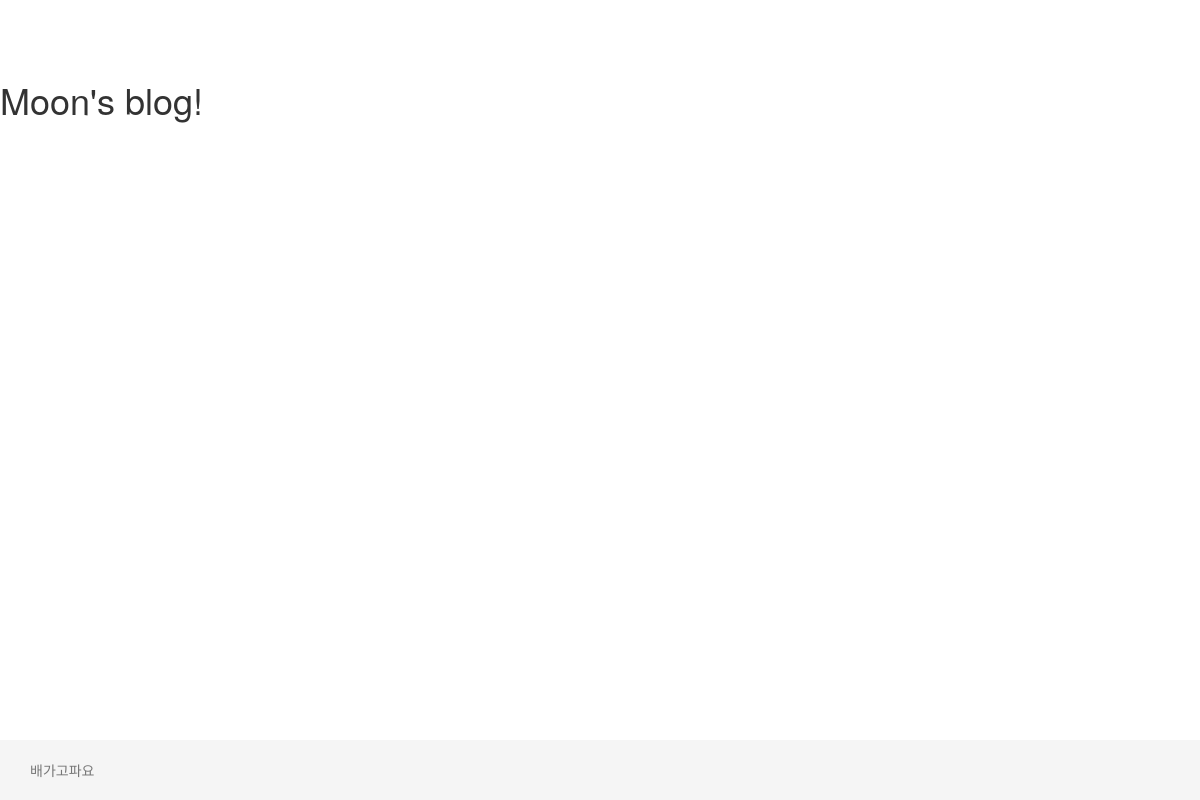
The page /blog/ on the database as committed earlier.
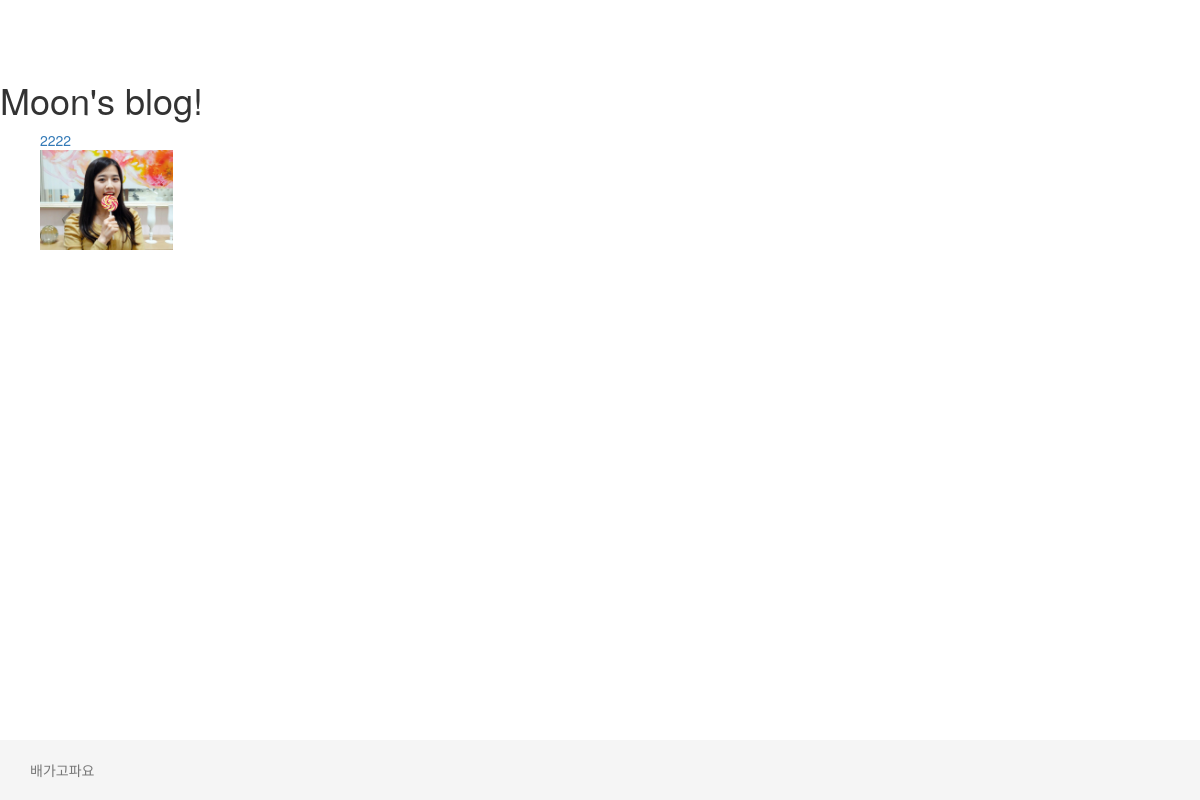
The same page on the database as committed later.
### blog/models.py (models this page shows, shortened)
class Post(models.Model):
	title = models.CharField(max_length=100)
	photo = models.ImageField()
	content = models.TextField()

### blog/views.py (the view)
def index(request):
	post_list=Post.objects.all()
	return render(request, 'blog/index.html', {'post_list':post_list,})

### blog/templates/blog/index.html
{% extends 'blog/base.html' %}
{% block content %}
<ul>
  {% for post in post_list %}
      <a href = "{% url "blog:post_detail" post.pk %}">
       {{post.title}}
       <br/>
       <img src = "{{post.photo.url}}" height ='100'>
      </a>
      <br/>
      <br/>
  {% endfor %}
</ul>
{% endblock %}

Rows that differ between the two databases and show on the page:
added Post: title "2222", photo (picture)
